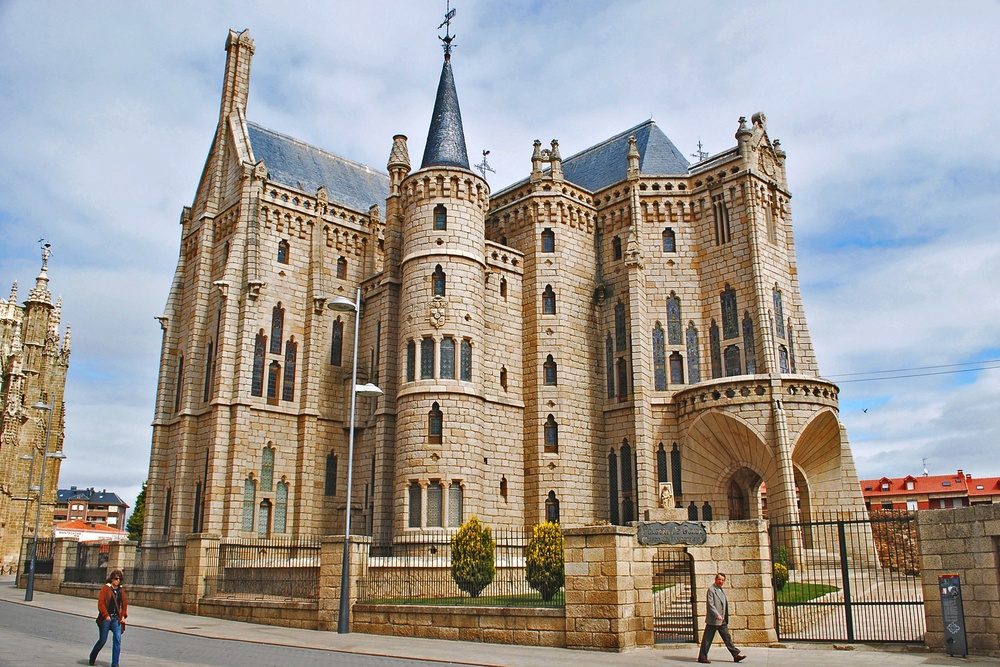
#> input picture CVLab6/data/EpiscopalGaudi/1.jpg, 1000 x 667 px, shrunk from 2701 x 1801 before the run
$ python cornerHarris.py
#> lines starting #> are read from the running program, lines starting #| are printed output that depends on the picture
# https://docs.opencv.org/3.4/d4/d7d/tutorial_harris_detector.html
import cv2 as cv
import numpy as np
thresh = 30
building = 'EpiscopalGaudi'
#building = 'MountRushmore'
#building = 'NotreDame'
# Load source image and convert it to gray
img1 = cv.imread('data/' + building + '/1.jpg')
#> img1 is the input picture: shape (667, 1000, 3); mean B, G, R 146.6, 153, 159.1
img1_gray = cv.cvtColor(img1, cv.COLOR_BGR2GRAY)
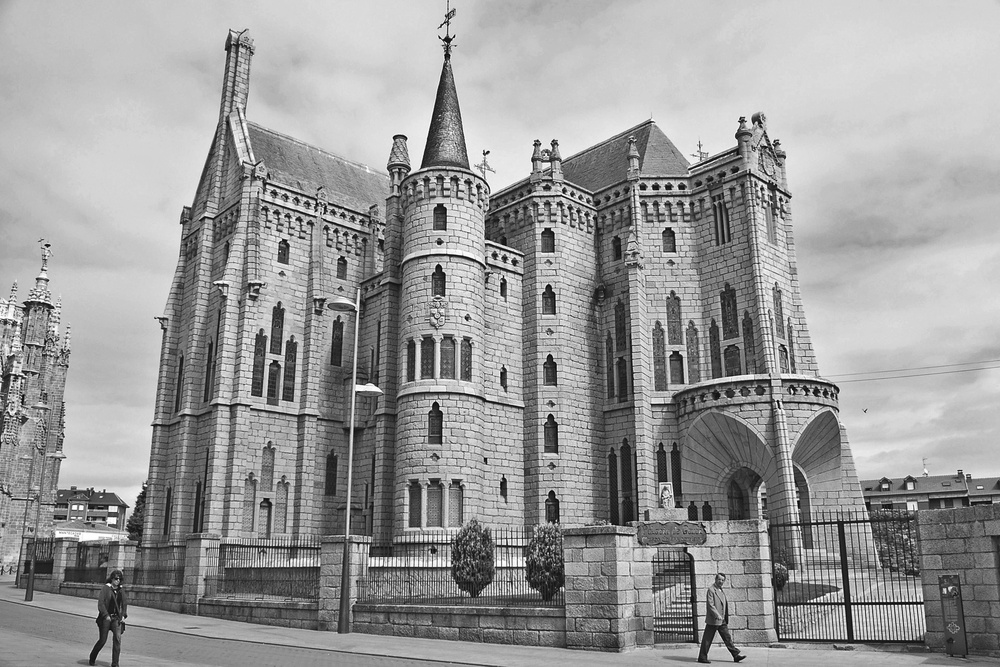
#> img1_gray: shape (667, 1000); min 1, max 255, mean 154.1
img2 = cv.imread('data/' + building + '/2.jpg')
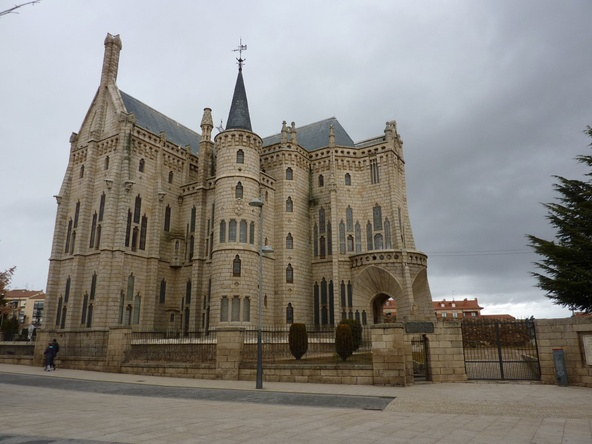
#> input picture CVLab6/data/EpiscopalGaudi/2.jpg, 592 x 444 px, shrunk from 1600 x 1200 before the run
#> img2 is the input picture: shape (444, 592, 3); mean B, G, R 129.1, 134.2, 137.1
img2_gray = cv.cvtColor(img2, cv.COLOR_BGR2GRAY)
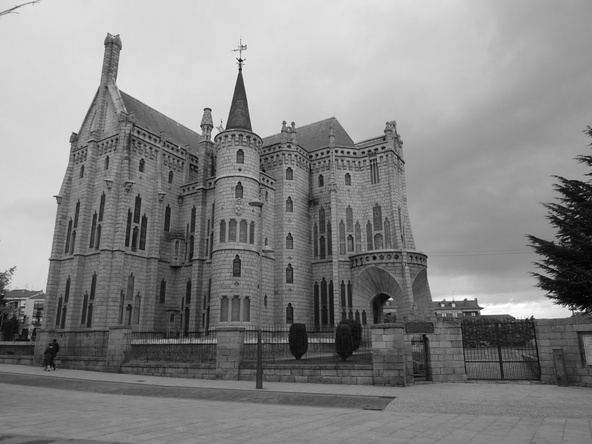
#> img2_gray: shape (444, 592); min 0, max 255, mean 134.5
# Detecting corners
dst = cv.cornerHarris(img1_gray, 2, 3, 0.01)
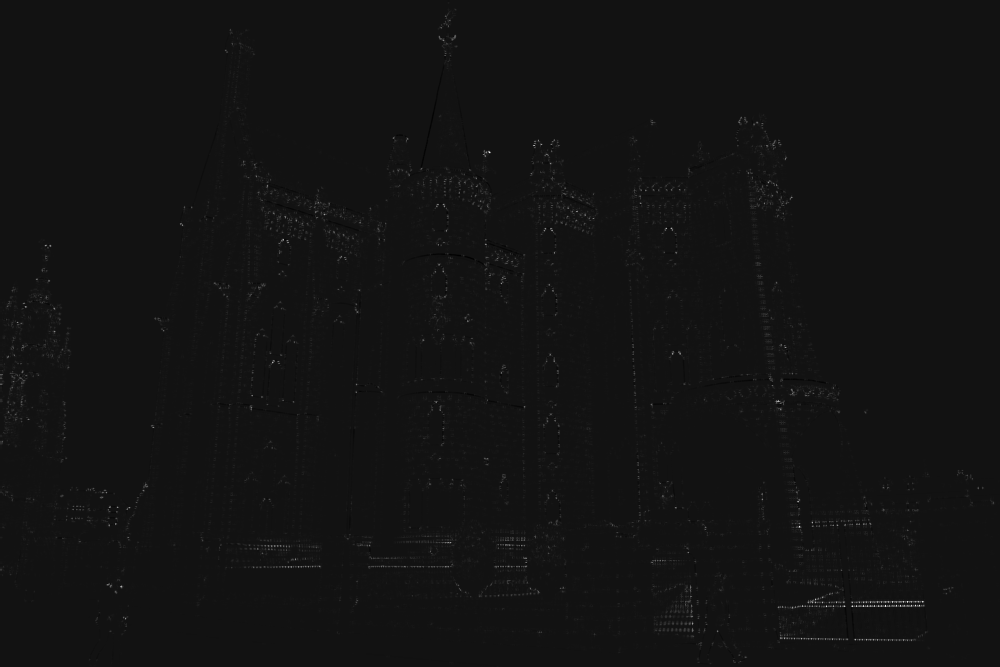
#> dst: shape (667, 1000) float32; min -0.00397, max 0.05, mean 0.000154; drawn with min black and max white
# Normalizing
dst_norm = np.empty(dst.shape, dtype=np.float32)
cv.normalize(dst, dst_norm, alpha=0, beta=255, norm_type=cv.NORM_MINMAX)
dst_norm_scaled = cv.convertScaleAbs(dst_norm)
# Drawing a circle around corners
for i in range(dst_norm.shape[0]):
    for j in range(dst_norm.shape[1]):
        if int(dst_norm[i,j]) > thresh:
            cv.circle(dst_norm_scaled, (j,i), 5, (0), 2)
            cv.circle(img1, (j, i), 5, (0,0,255), 2)
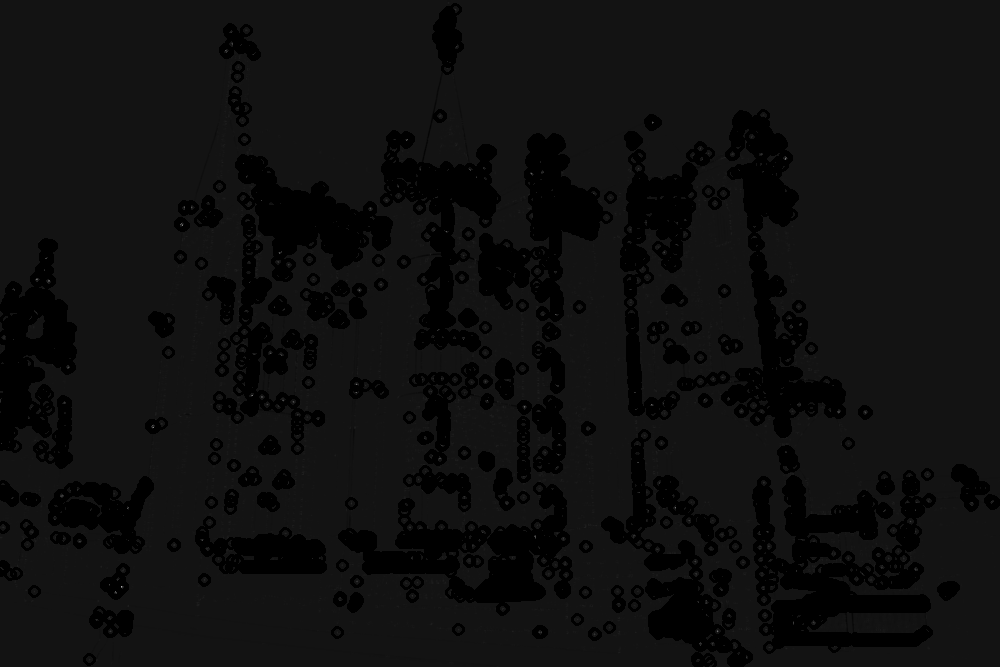
#> dst_norm_scaled: shape (667, 1000); min 0, max 174, mean 14.8
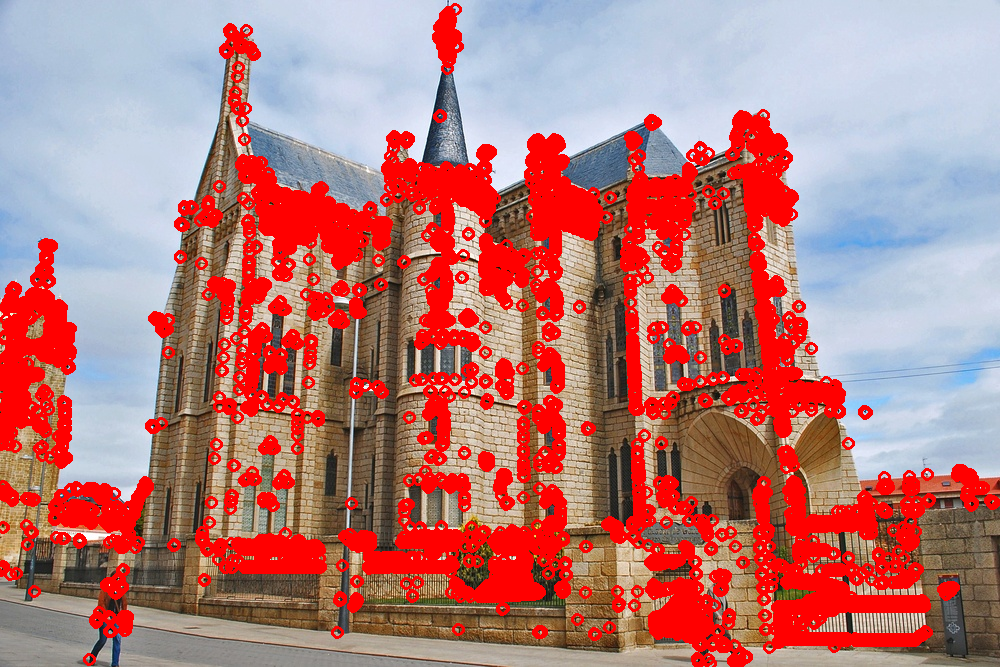
#> img1: shape (667, 1000, 3); mean B, G, R 121.9, 123, 182.8
# Showing the result
cv.imshow('cornerHarris', img1)
cv.waitKey()
